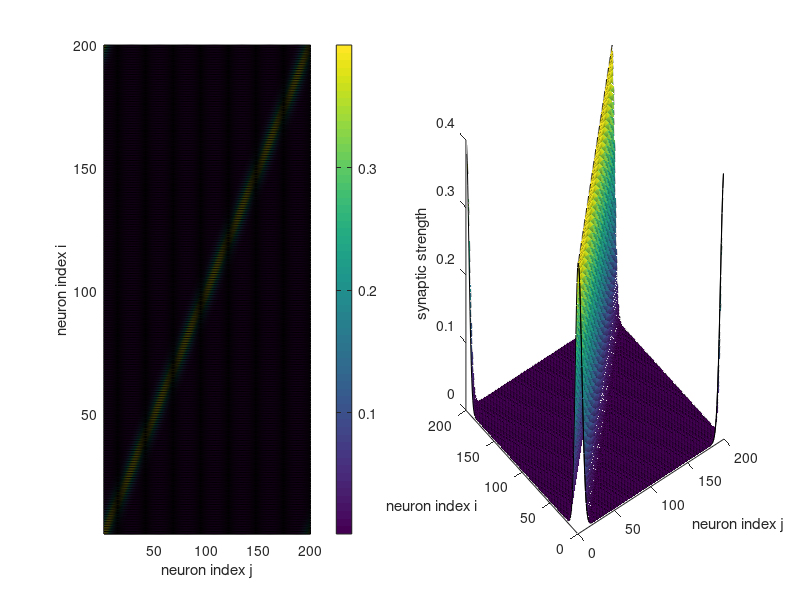

Write the MATLAB code that produced this figure.
% in each population the neurons are laterally interconnected to implement
% a soft Winner-Take-All circuit

% test the parametrization of a WTA
close all; clear all; clc;

% number of neurons in the population
N_NEURONS = 200;

% standard deviation
SIGMA = 5.0;
% scaling factor
SL = 5.0; % original value 4.5
% convolution scaling factor
GAMMA = SL/(SIGMA*sqrt(2*pi));
% decay term
DELTA = -0.001; % original value -0.005

% the weight matrix for lateral interconnectivity
W = rand(N_NEURONS, N_NEURONS);

% build up the connectivity matrix
for idx = 1:N_NEURONS
    for jdx = 1:N_NEURONS
        dij = min([abs(idx-jdx), N_NEURONS - abs(idx-jdx)]);
        W(idx, jdx) = GAMMA*exp(-0.5*(dij/SIGMA)^2) - DELTA;
    end
end

% visualize the lateral connectivity weight matrix
figure; set(gcf, 'color', 'w');
subplot(1,2,1);
pcolor(W); box off; grid off; colorbar;
xlabel('neuron index j'); ylabel('neuron index i');
subplot(1,2,2);
surf(W(1:N_NEURONS, 1:N_NEURONS)); box off; grid off;
xlabel('neuron index j'); ylabel('neuron index i');
zlabel('synaptic strength');
